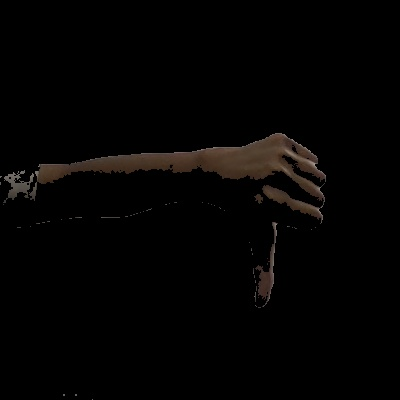
#> input picture dataset/BAD/0.jpg, 400 x 400 px, given in place of the camera
$ python collect_data.py
#> lines starting #> are read from the running program, lines starting #| are printed output that depends on the picture
import cv2
import os
import time

# List all 5 signs + NONE class
ACTIONS = ['GOOD', 'BAD', 'OKAY', 'PEACE', 'NONE']
DATA_PATH = "dataset"
SAMPLES_PER_CLASS = 100
x1, y1, x2, y2 = 50, 50, 450, 450

cap = cv2.VideoCapture(0)

for action in ACTIONS:
    os.makedirs(os.path.join(DATA_PATH, action), exist_ok=True)
    count = 0
    is_capturing = False
    print(f"--- NEXT CLASS: {action} ---")

    while count < SAMPLES_PER_CLASS:
        ret, frame = cap.read()
        frame = cv2.flip(frame, 1)
        roi = frame[y1:y2, x1:x2]

        # Color Masking (No Grayscale)
        hsv = cv2.cvtColor(roi, cv2.COLOR_BGR2HSV)
        mask = cv2.inRange(hsv, (0, 30, 60), (20, 255, 255))
        res = cv2.bitwise_and(roi, roi, mask=mask)

        color = (0, 255, 0) if is_capturing else (0, 0, 255)
        cv2.rectangle(frame, (x1, y1), (x2, y2), color, 2)
        cv2.putText(frame, f"COLLECTING: {action} ({count}/{SAMPLES_PER_CLASS})", (x1, y1-10), 0, 0.7, color, 2)

        if not is_capturing:
            cv2.putText(frame, "Press 'S' to Start Burst", (120, 250), 0, 0.8, (255, 255, 255), 2)

        cv2.imshow('Data Collector', frame)
        key = cv2.waitKey(1)

        if key & 0xFF == ord('s'):
            is_capturing = True
            time.sleep(0.5) # Time to pose

        if is_capturing:
            cv2.imwrite(os.path.join(DATA_PATH, action, f"{count}.jpg"), res)
            count += 1
            time.sleep(0.05) # Delay to capture variations in motion

        if key & 0xFF == 27: break
#> this loop made 5 passes; (key Esc is pressed on pass 1)
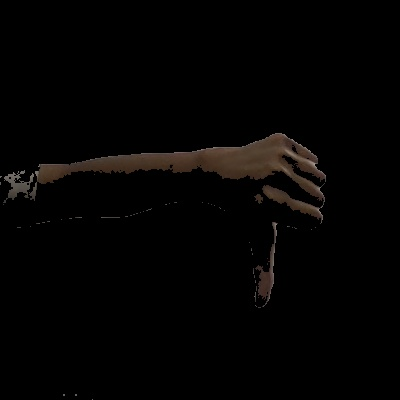
#> input picture dataset/BAD/0.jpg, 400 x 400 px, given in place of the camera
#> pass 1, `cv2.imshow('Data Collector', frame)`:
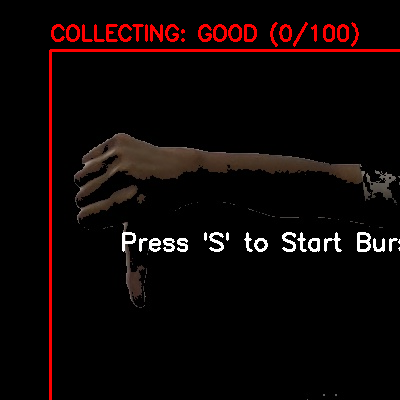
#> window 'Data Collector': shape (400, 400, 3); mean B, G, R 5.3, 5.9, 13.6
#> pass 2, `cv2.imshow('Data Collector', frame)`:
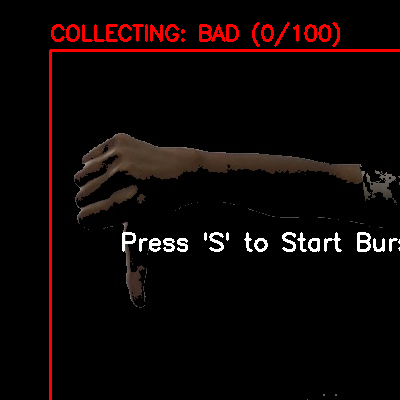
#> window 'Data Collector': shape (400, 400, 3); mean B, G, R 5.3, 5.9, 13.4
#> after the loop: hsv: shape (350, 350, 3); mean H, S, V 3.4, 20.6, 5.4

cap.release()
cv2.destroyAllWindows()

$ run again, on dataset/BAD/1.jpg
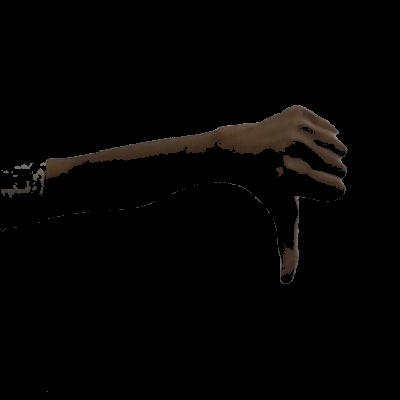
#> input picture dataset/BAD/1.jpg, 400 x 400 px, given in place of the camera
#> the loop `for action in ACTIONS:` made 5 passes; (key Esc is pressed on pass 1)
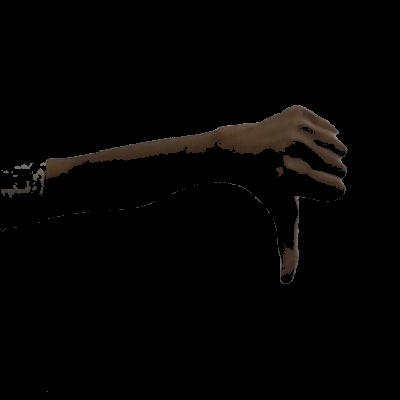
#> input picture dataset/BAD/1.jpg, 400 x 400 px, given in place of the camera
#> pass 1, `cv2.imshow('Data Collector', frame)`:
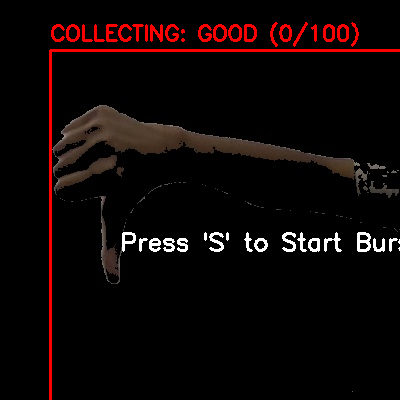
#> window 'Data Collector': shape (400, 400, 3); mean B, G, R 5.4, 5.9, 13.7
#> pass 2, `cv2.imshow('Data Collector', frame)`:
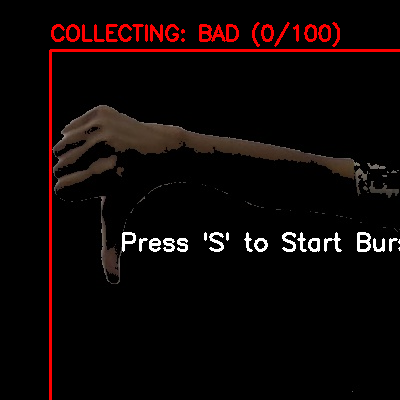
#> window 'Data Collector': shape (400, 400, 3); mean B, G, R 5.4, 5.9, 13.5

$ run again, on dataset/BAD/10.jpg
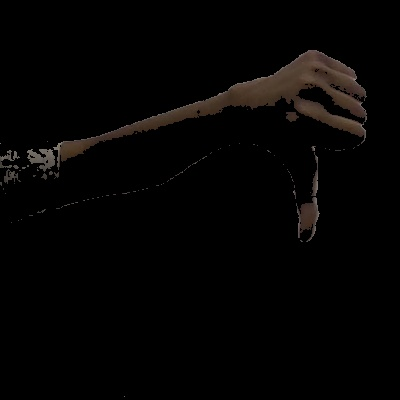
#> input picture dataset/BAD/10.jpg, 400 x 400 px, given in place of the camera
#> the loop `for action in ACTIONS:` made 5 passes; (key Esc is pressed on pass 1)
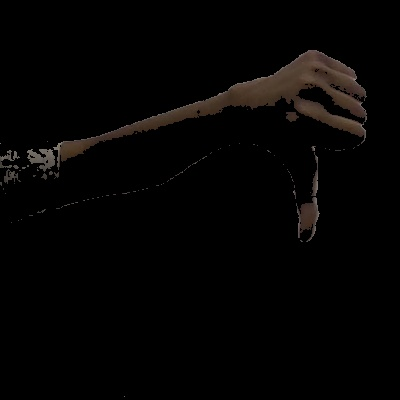
#> input picture dataset/BAD/10.jpg, 400 x 400 px, given in place of the camera
#> pass 1, `cv2.imshow('Data Collector', frame)`:
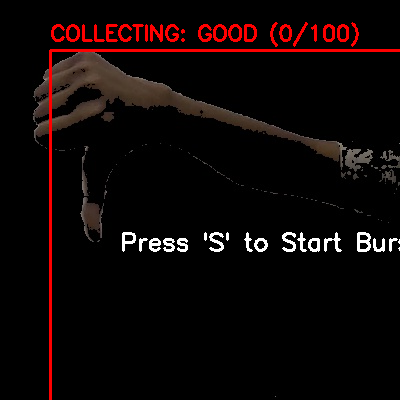
#> window 'Data Collector': shape (400, 400, 3); mean B, G, R 5.7, 6.3, 14.1
#> pass 2, `cv2.imshow('Data Collector', frame)`:
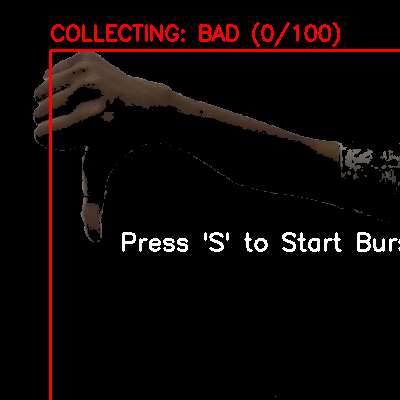
#> window 'Data Collector': shape (400, 400, 3); mean B, G, R 5.7, 6.3, 13.9
